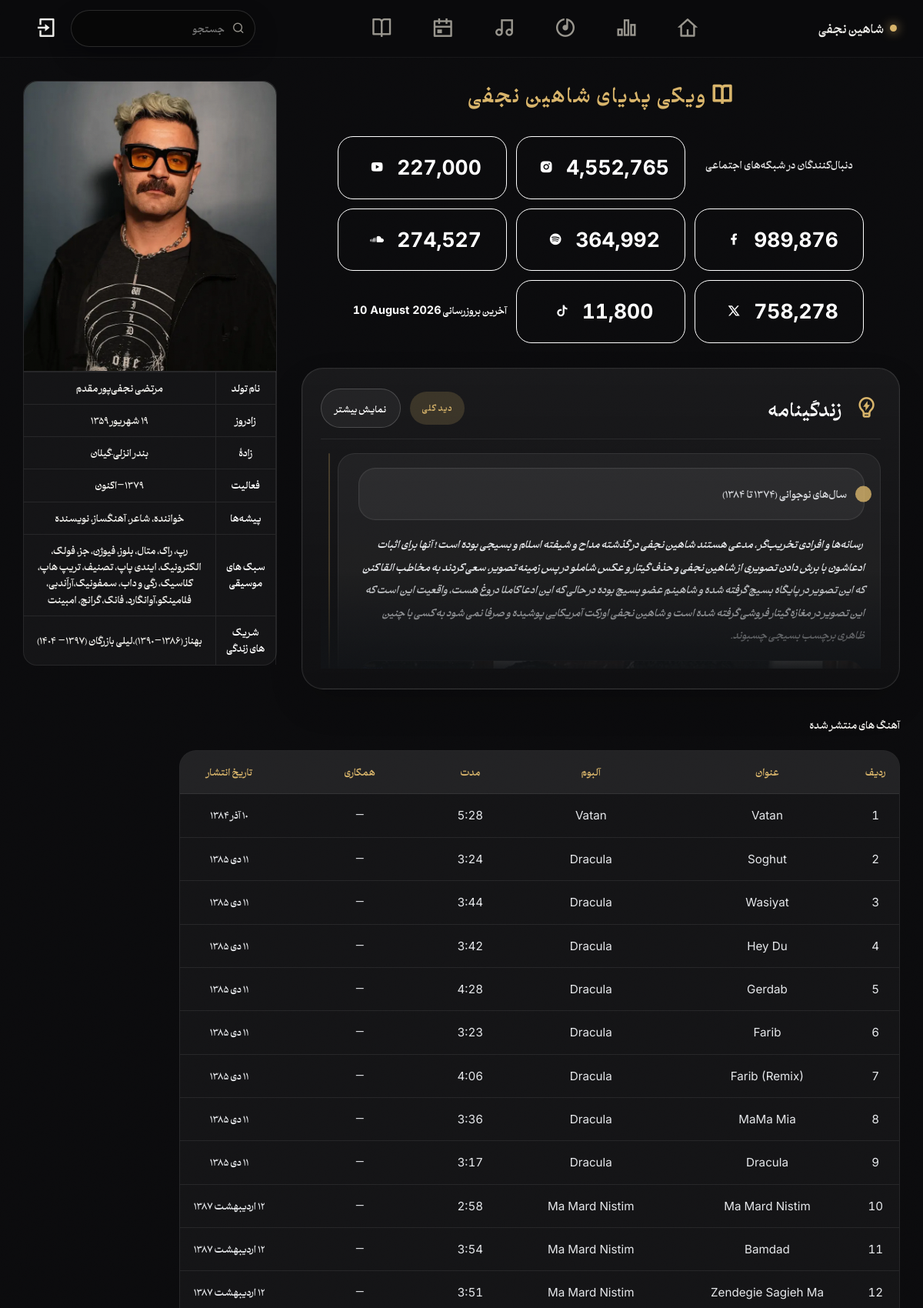
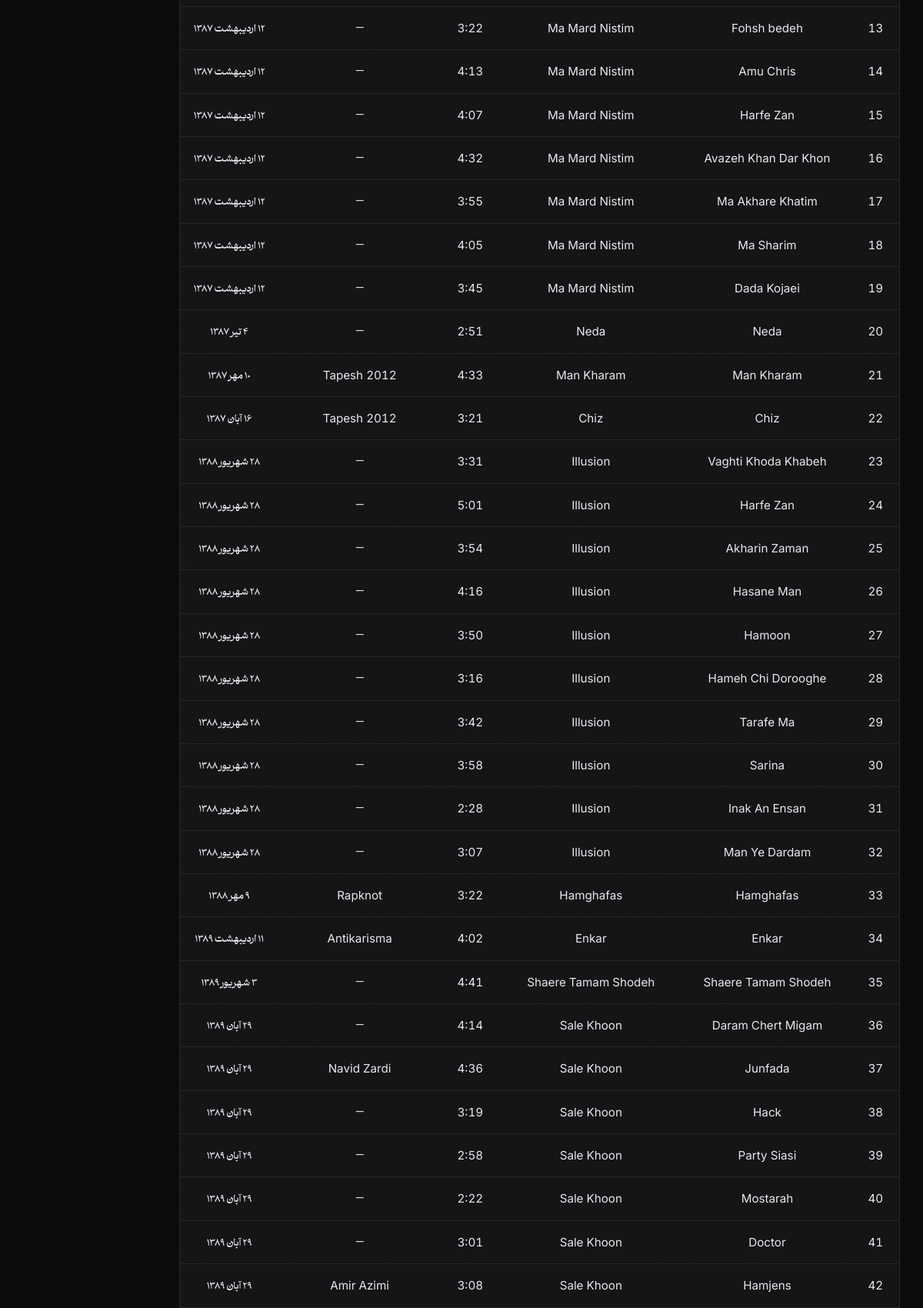
Screenshot of /wikipedia-artist (upper part) with the database file from the repository (2 pictures, top to bottom).
### models.py (models this page shows, shortened)
class Artist(db.Model):
    id = db.Column(db.Integer, primary_key=True)
    name = db.Column(db.String(150), nullable=False)
    bio = db.Column(db.Text)
    avatar_url = db.Column(db.String(500))
    cover_url = db.Column(db.String(500))
    instagram = db.Column(db.String(300))
    x = db.Column(db.String(300))
    tiktok = db.Column(db.String(300))
    telegram = db.Column(db.String(300))
    facebook = db.Column(db.String(500))
    spotify_artist_url = db.Column(db.String(500))
    youtube_channel_url = db.Column(db.String(500))
    soundcloud_url = db.Column(db.String(500))
    albums = db.relationship("Album", backref="artist", lazy=True, cascade="all, delete-orphan")
    wikipedia_data = db.relationship(
        "ArtistWikipediaData",
        back_populates="artist",
        uselist=False,
        cascade="all, delete-orphan",
    )

class ArtistWikipediaData(db.Model):
    __tablename__ = "artist_wikipedia_data"
    id = db.Column(db.Integer, primary_key=True)
    artist_id = db.Column(db.Integer, db.ForeignKey("artist.id"), nullable=False, unique=True)
    title = db.Column(db.String(300))
    image_url = db.Column(db.String(500))
    timeline_section = db.Column(db.Text)
    instagram_followers = db.Column(db.BigInteger)
    youtube_subscribers = db.Column(db.BigInteger)
    facebook_followers = db.Column(db.BigInteger)
    spotify_followers = db.Column(db.BigInteger)
    soundcloud_followers = db.Column(db.BigInteger)
    x_followers = db.Column(db.BigInteger)
    tiktok_followers = db.Column(db.BigInteger)
    social_counts_updated_at = db.Column(db.DateTime)
    infobox_json = db.Column(db.Text)
    created_at = db.Column(db.DateTime, default=datetime.now)
    updated_at = db.Column(db.DateTime, default=datetime.now, onupdate=datetime.now)
    artist = db.relationship("Artist", back_populates="wikipedia_data", uselist=False)

class Track(db.Model):
    id = db.Column(db.Integer, primary_key=True)
    title = db.Column(db.String(200), nullable=False)
    featuring = db.Column(db.String(150))
    cover_url = db.Column(db.String(500))
    sort_order = db.Column(db.Integer, default=0, nullable=False)
    duration = db.Column(db.String(20))  # مثلا "3:45"
    release_date = db.Column(db.Date)  # تاریخ دقیق انتشار آهنگ
    artist_name = db.Column(db.String(200))
    is_the_shah = db.Column(db.Boolean, default=False, nullable=False)
    album_id = db.Column(db.Integer, db.ForeignKey("album.id"), nullable=False)
    is_active = db.Column(db.Boolean, default=True, nullable=False)
    spotify_url = db.Column(db.String(500))
    youtube_url = db.Column(db.String(500))
    youtube_url_secondary = db.Column(db.String(500))
    youtube_url_is_music_video = db.Column(db.Boolean, default=False, nullable=False)
    youtube_url_secondary_is_music_video = db.Column(db.Boolean, default=False, nullable=False)
    soundcloud_url = db.Column(db.String(500))
    genre = db.Column(db.String(60))
    stats = db.relationship("ViewStat", backref="track", lazy=True, cascade="all, delete-orphan")

class Album(db.Model):
    id = db.Column(db.Integer, primary_key=True)
    title = db.Column(db.String(200), nullable=False)
    cover_url = db.Column(db.String(500))
    release_type = db.Column(db.String(20), nullable=True)
    release_year = db.Column(db.Integer)
    release_date = db.Column(db.Date)  # تاریخ دقیق انتشار (سال-ماه-روز)
    artist_name = db.Column(db.String(200))
    artist_id = db.Column(db.Integer, db.ForeignKey("artist.id"), nullable=False)
    tracks = db.relationship("Track", backref="album", lazy=True, cascade="all, delete-orphan")

### app.py (the view)
    @app.route("/wikipedia-artist")
    def wikipedia_artist():
        artist = Artist.query.first()
        if not artist:
            return render_template("setup_needed.html")
        wiki_data = get_artist_wikipedia_data(artist)
        social_stats = get_stored_social_stats(artist)
        albums = Album.query.filter_by(artist_id=artist.id).order_by(Album.release_date.asc().nulls_last()).all()
        tracks = Track.query.join(Album).filter(Album.artist_id == artist.id, Track.is_active == True).order_by(Track.release_date.asc().nulls_last()).all()
        return render_template(
            "wikipedia_artist.html",
            artist=artist,
            wiki_data=wiki_data,
            social_stats=social_stats,
            discography_albums=albums,
            discography_tracks=tracks,
        )

### app.py (called while the page is built, shortened)
def get_artist_wikipedia_data(artist, force_refresh=False):
    stored_data = parse_stored_wikipedia_data(artist)
    if stored_data:
        return stored_data

### templates/wikipedia_artist.html (shortened to what this page needs)
{% extends "base.html" %}
{% block content %}
<section class="section wiki-page-section">
  <div class="container wiki-page-container">
    <div class="wiki-article-layout">
      <main class="wiki-article-content">
        <div class="section-head font-fa">
        <h2 class="wiki-article-title eyebrow"><i class="icon ri-book-open-line" aria-hidden="true"></i>  ویکی پدیای {{ wiki_data.title or artist.name }}</h2>
        </div>
        {% if social_stats %}
        <section class="wiki-social-grid">
          <div class="wiki-social-grid-header">
            <h3>دنبال‌کنندگان در شبکه‌های اجتماعی</h3>
          </div>
          {% for stat in social_stats %}
          {% set icon_map = {
            'instagram':'ri-instagram-fill',
            'youtube':'ri-youtube-fill',
            'facebook':'ri-facebook-fill',
            'spotify':'ri-spotify-fill',
            'soundcloud':'ri-soundcloud-fill',
            'x':'ri-twitter-x-line',
            'tiktok':'ri-tiktok-fill',
          } %}
          {% set icon_class = icon_map.get(stat.key, 'ri-link-m').strip() %}
          <a href="{{ stat.url }}" class="wiki-social-card pill-{{ stat.key }}" target="_blank" rel="noopener noreferrer">
            <span class="social-top-row">
              <span class="social-count">{{ stat.count|format_number if stat.count is not none else '—' }}</span>
              <span class="social-icon">
                <i class="icon {{ icon_class }}" aria-hidden="true"></i>
              </span>
            </span>
          </a>
          {% endfor %}
         {% if artist.wikipedia_data and artist.wikipedia_data.social_counts_updated_at %}
        <h3 class="wiki-social-updated">آخرین بروزرسانی  <span class="english-numbers">{{ artist.wikipedia_data.social_counts_updated_at|format_date_short }}</span></h3>
        {% endif %}
        </section>
        {% endif %}
        {% if wiki_data.timeline_section %}
        <section class="wiki-biography-section" data-collapsible>
          <div class="wiki-biography-header">
            <div class="wiki-biography-title">
              <i class="icon ri-lightbulb-flash-line" aria-hidden="true"></i>
              <span class="wiki-text">زندگینامه</span>
            </div>
            <div class="wiki-biography-header-actions">
              <span class="wiki-biography-badge">دید کلی</span>
              <button type="button" class="wiki-biography-collapse-toggle" aria-expanded="false">نمایش بیشتر</button>
            </div>
          </div>
          <div class="wiki-biography-content">{{ wiki_data.timeline_section|safe }}</div>
        </section>
        {% endif %}
        {% if discography_tracks %}
        <section class="wiki-discography-section">
          <span class="wiki-text">آهنگ های منتشر شده</span>
          <div class="wiki-discography-table-wrap">
            <table class="wiki-discography-table">
              <thead>
                <tr>
                  <th>ردیف</th>
                  <th>عنوان</th>
                  <th>آلبوم</th>
                  <th>مدت</th>
                  <th>همکاری</th>
                  <th>تاریخ انتشار</th>
                </tr>
              </thead>
              <tbody>
                {% for track in discography_tracks %}
                  {% set track_date = track.release_date or (track.album.release_date if track.album else None) %}
                  <tr>
                    <td>{{ loop.index }}</td>
                    <td>{{ track.title }}</td>
                    <td>{{ track.album.title if track.album else '—' }}</td>
                    <td>{{ track.duration or '—' }}</td>
                    <td>{{ track.featuring or '—' }}</td>
                    <td>{{ track_date|format_date_short_jalali if track_date else (track.album.release_year if track.album else 'بدون تاریخ') }}</td>
                  </tr>
                {% endfor %}
              </tbody>
            </table>
          </div>
        </section>
        {% endif %}
      </main>
      <aside class="wiki-article-sidebar">
        <div class="wiki-infobox">
          {% if wiki_data.image_url %}
          <div class="wiki-infobox-image">
            <img src="{{ wiki_data.image_url }}" alt="تصویر {{ artist.name }} از ویکی‌پدیا">
          </div>
          {% endif %}
          <table class="wiki-infobox-table">
            <tbody>
              {% for item in wiki_data.infobox %}
              <tr>
                <th>{{ item.key }}</th>
                <td>{{ item.value }}</td>
              </tr>
              {% endfor %}
            </tbody>
          </table>
        </div>
      </aside>
    </div>
  </div>
</section>
{% endblock %}

### templates/base.html (shortened to what this page needs)
<!DOCTYPE html>
<html lang="fa" dir="rtl">
<head>
<link rel="stylesheet" href="{{ url_for('static', filename='css/style.css') }}?v=20260630">
<link rel="stylesheet" href="https://cdn.jsdelivr.net/npm/remixicon/fonts/remixicon.css">
</head>
<body>
<div class="noise-overlay"></div>
<header class="site-header">
  <div class="container header-inner">
    <div class="header-brand">
      <a href="{{ url_for('home') }}" class="logo">
        <span class="logo-dot"></span>
        {{ artist.name if artist else "آرتیست" }}
      </a>
    </div>
    <nav class="main-nav">
      <a href="{{ url_for('home') }}" aria-label="صفحه اصلی">
        <i class="icon ri-home-4-line" aria-hidden="true"></i>
      </a>
      <a href="{{ url_for('top_tracks_list') if request.endpoint != 'home' else '#top' }}" aria-label="آمار پرطرفدارترین‌ها">
        <i class="icon ri-bar-chart-2-line" aria-hidden="true"></i>
      </a>
      <a href="{{ url_for('albums_list') if request.endpoint != 'home' else '#albums' }}" aria-label="دیسکوگرافی">
        <i class="icon ri-disc-line" aria-hidden="true"></i>
      </a>
      <a href="{{ url_for('genres_list') if request.endpoint != 'home' else '#styles' }}" aria-label="سبک‌ها">
        <i class="icon ri-music-2-line" aria-hidden="true"></i>
      </a>
      <a href="{{ url_for('release_calendar_page') if request.endpoint != 'home' else '#calendar' }}" aria-label="تقویم انتشار">
        <i class="icon ri-calendar-event-line" aria-hidden="true"></i>
      </a>
      <a href="{{ url_for('wikipedia_artist') }}" aria-label="اطلاعات ویکی‌پدیا">
        <i class="icon ri-book-open-line" aria-hidden="true"></i>
      </a>
    </nav>
    <div class="header-actions">
      <form class="header-search" role="search" method="get" action="{{ url_for('search') }}">
        <i class="search-icon ri-search-line" aria-hidden="true"></i>
        <input type="text" id="search-input" name="q" placeholder="جستجو" autocomplete="off">
      </form>
      {% if current_user %}
        <a class="header-user-pill" href="{{ url_for('account') }}">
          <i class="icon ri-user-line" aria-hidden="true"></i>
          <span class="pill-label">حساب من</span>
        </a>
        <a class="header-user-pill" href="{{ url_for('logout') }}">
          <i class="icon ri-logout-box-r-line" aria-hidden="true"></i>
          <span class="pill-label">خروج</span>
        </a>
      {% else %}
        <a class="header-user-pill" href="{{ url_for('login') }}">
          <i class="icon ri-login-box-line" aria-hidden="true"></i>
        </a>
      {% endif %}
    </div>
  </div>
</header>
<main>
  {% block content %}{% endblock %}
</main>
</body>
</html>

### rows the page displays
Artist: name "شاهین نجفی"
ArtistWikipediaData: title "شاهین نجفی", count "4,552,765" "227,000" "989,876" "364,992" "274,527" "758,278" "11,800", wikipedia_data.social_counts_updated_at "10 August 2026", timeline_section "سال‌های نوجوانی (۱۳۷۴ تا ۱۳۸۴) رسانه‌ها و افرادی تخریب‌گر ، مدعی هستند شاهین نجفی در گذشته مداح و شیفته اسلام و بسیجی بوده است ! آنها برای اثبات ادعاشون با برش دادن تصویری از شاهین نجفی و حذف گیتار و عکس شاملو در پس زمینه تصویر، سعی کردند به مخاطب القا کنن که این تصویر در پایگاه بسیج گرفته شده و شاهینم عضو بسیج بوده در حالی که این ادعا کاملا دروغ هست، واقعیت این است که این تصویر در مغازه گیتار فروشی گرفته شده است و شاهین نجفی اورکت آمریکایی پوشیده و صرفا نمی شود به کسی با چنین ظاهری برچسب بسیجی چسبوند .", timeline_section (picture), image_url (picture)
Track: title "Vatan", album "Vatan", duration "5:28", featuring "—", release_date "۱۰ آذر ۱۳۸۴"
Track: title "Soghut", album "Dracula", duration "3:24", featuring "—", release_date "۱۱ دی ۱۳۸۵"
Track: title "Wasiyat", album "Dracula", duration "3:44", featuring "—", release_date "۱۱ دی ۱۳۸۵"
Track: title "Hey Du", album "Dracula", duration "3:42", featuring "—", release_date "۱۱ دی ۱۳۸۵"
Track: title "Gerdab", album "Dracula", duration "4:28", featuring "—", release_date "۱۱ دی ۱۳۸۵"
Track: title "Farib", album "Dracula", duration "3:23", featuring "—", release_date "۱۱ دی ۱۳۸۵"
Track: title "Farib (Remix)", album "Dracula", duration "4:06", featuring "—", release_date "۱۱ دی ۱۳۸۵"
Track: title "MaMa Mia", album "Dracula", duration "3:36", featuring "—", release_date "۱۱ دی ۱۳۸۵"
Track: title "Dracula", album "Dracula", duration "3:17", featuring "—", release_date "۱۱ دی ۱۳۸۵"
Track: title "Ma Mard Nistim", album "Ma Mard Nistim", duration "2:58", featuring "—", release_date "۱۲ اردیبهشت ۱۳۸۷"
Track: title "Bamdad", album "Ma Mard Nistim", duration "3:54", featuring "—", release_date "۱۲ اردیبهشت ۱۳۸۷"
Track: title "Zendegie Sagieh Ma", album "Ma Mard Nistim", duration "3:51", featuring "—", release_date "۱۲ اردیبهشت ۱۳۸۷"
Track: title "Fohsh bedeh", album "Ma Mard Nistim", duration "3:22", featuring "—", release_date "۱۲ اردیبهشت ۱۳۸۷"
Track: title "Amu Chris", album "Ma Mard Nistim", duration "4:13", featuring "—", release_date "۱۲ اردیبهشت ۱۳۸۷"
Track: title "Harfe Zan", album "Ma Mard Nistim", duration "4:07", featuring "—", release_date "۱۲ اردیبهشت ۱۳۸۷"
Track: title "Avazeh Khan Dar Khon", album "Ma Mard Nistim", duration "4:32", featuring "—", release_date "۱۲ اردیبهشت ۱۳۸۷"
Track: title "Ma Akhare Khatim", album "Ma Mard Nistim", duration "3:55", featuring "—", release_date "۱۲ اردیبهشت ۱۳۸۷"
Track: title "Ma Sharim", album "Ma Mard Nistim", duration "4:05", featuring "—", release_date "۱۲ اردیبهشت ۱۳۸۷"
Track: title "Dada Kojaei", album "Ma Mard Nistim", duration "3:45", featuring "—", release_date "۱۲ اردیبهشت ۱۳۸۷"
Track: title "Neda", album "Neda", duration "2:51", featuring "—", release_date "۴ تیر ۱۳۸۷"
Track: title "Man Kharam", album "Man Kharam", duration "4:33", featuring "Tapesh 2012", release_date "۱۰ مهر ۱۳۸۷"
Track: title "Chiz", album "Chiz", duration "3:21", featuring "Tapesh 2012", release_date "۱۶ آبان ۱۳۸۷"
Track: title "Vaghti Khoda Khabeh", album "Illusion", duration "3:31", featuring "—", release_date "۲۸ شهریور ۱۳۸۸"
Track: title "Harfe Zan", album "Illusion", duration "5:01", featuring "—", release_date "۲۸ شهریور ۱۳۸۸"
Track: title "Akharin Zaman", album "Illusion", duration "3:54", featuring "—", release_date "۲۸ شهریور ۱۳۸۸"
Track: title "Hasane Man", album "Illusion", duration "4:16", featuring "—", release_date "۲۸ شهریور ۱۳۸۸"
Track: title "Hamoon", album "Illusion", duration "3:50", featuring "—", release_date "۲۸ شهریور ۱۳۸۸"
Track: title "Hameh Chi Dorooghe", album "Illusion", duration "3:16", featuring "—", release_date "۲۸ شهریور ۱۳۸۸"
Track: title "Tarafe Ma", album "Illusion", duration "3:42", featuring "—", release_date "۲۸ شهریور ۱۳۸۸"
Track: title "Sarina", album "Illusion", duration "3:58", featuring "—", release_date "۲۸ شهریور ۱۳۸۸"
Track: title "Inak An Ensan", album "Illusion", duration "2:28", featuring "—", release_date "۲۸ شهریور ۱۳۸۸"
Track: title "Man Ye Dardam", album "Illusion", duration "3:07", featuring "—", release_date "۲۸ شهریور ۱۳۸۸"
Track: title "Hamghafas", album "Hamghafas", duration "3:22", featuring "Rapknot", release_date "۹ مهر ۱۳۸۸"
Track: title "Enkar", album "Enkar", duration "4:02", featuring "Antikarisma", release_date "۱۱ اردیبهشت ۱۳۸۹"
Track: title "Shaere Tamam Shodeh", album "Shaere Tamam Shodeh", duration "4:41", featuring "—", release_date "۳ شهریور ۱۳۸۹"
Track: title "Daram Chert Migam", album "Sale Khoon", duration "4:14", featuring "—", release_date "۲۹ آبان ۱۳۸۹"
Track: title "Junfada", album "Sale Khoon", duration "4:36", featuring "Navid Zardi", release_date "۲۹ آبان ۱۳۸۹"
Track: title "Hack", album "Sale Khoon", duration "3:19", featuring "—", release_date "۲۹ آبان ۱۳۸۹"
Track: title "Party Siasi", album "Sale Khoon", duration "2:58", featuring "—", release_date "۲۹ آبان ۱۳۸۹"
Track: title "Mostarah", album "Sale Khoon", duration "2:22", featuring "—", release_date "۲۹ آبان ۱۳۸۹"
Track: title "Doctor", album "Sale Khoon", duration "3:01", featuring "—", release_date "۲۹ آبان ۱۳۸۹"
Track: title "Hamjens", album "Sale Khoon", duration "3:08", featuring "Amir Azimi", release_date "۲۹ آبان ۱۳۸۹"

### other values shown
{{ item.key }} "نام تولد" "زادروز" "زادهٔ" "فعالیت" "پیشه‌ها" "سبک های موسیقی" "شریک های زندگی"
{{ item.value }} "مرتضی نجفی‌پور مقدم" "۱۹ شهریور ۱۳۵۹" "بندر انزلی-گیلان" "۱۳۷۹–اکنون" "خواننده، شاعر، آهنگساز، نویسنده" "رپ، راک، متال، بلوز، فیوژن، جز، فولک، الکترونیک، ایندی پاپ، تصنیف، تریپ هاپ، کلاسیک، رگی و داب، سمفونیک،آراَندبی، فلامینکو،آوانگارد، فانک، گرانج، امبینت" "بهناز (۱۳۸۶–۱۳۹۰)،لیلی بازرگان (۱۳۹۷– ۱۴۰۴)"
